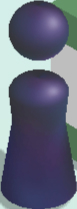
#> input picture chess.jpg, 77 x 209 px
$ python play.py
#> lines starting #> are read from the running program, lines starting #| are printed output that depends on the picture
import os
import cv2
import numpy as np
import time
import random

#利用adb达成按键功能
def get_screenshot(id):
    os.system('adb shell screencap -p /sdcard/%s.png' % str(id))
    os.system('adb pull /sdcard/%s.png .' % str(id))

#条约功能，flag指示是按照distance跳跃还是原地跳跃
def jump(distance,flag):

    press_time = int(distance * 1.35)

    # 生成随机触摸点
    rand = random.randint(0, 9) * 10

    #distance跳跃
    if flag==0:
        cmd = ('adb shell input swipe %i %i %i %i ' + str(press_time)) \
          % (320 + rand, 410 + rand, 320 + rand, 410 + rand)
        os.system(cmd)
    #原地跳跃，目的是避开检测使得成绩有效
    else:
        cmd = ('adb shell input swipe %i %i %i %i 1'  )  % (320 + rand, 410 + rand, 320 + rand, 410 + rand)
        os.system(cmd)

   # print(cmd)


def get_center(img_canny, ):

    # 边缘检测寻找正方体的上沿和下沿

    y_top = np.nonzero([max(row) for row in img_canny[400:]])[0][0] + 400
    x_top = int(np.mean(np.nonzero(canny_img[y_top])))

    y_bottom = y_top + 50
    for row in range(y_bottom, H):
        if canny_img[row, x_top] != 0:
            y_bottom = row
            break

    x_center, y_center = x_top, (y_top + y_bottom) // 2

    # [15 lines of commented-out code are left out]
    return img_canny, x_center, y_center


jump(530,0)
time.sleep(1)
# 匹配棋子模板
chess = cv2.imread('chess.jpg', 0)
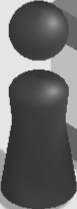
#> chess: shape (209, 77); min 45, max 231, mean 103.7
# 匹配“再来一局”模板
lose = cv2.imread('lose.jpg', 0)
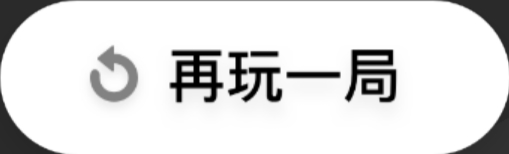
#> input picture lose.jpg, 509 x 154 px
#> lose is the input picture: shape (154, 509); min 0, max 255, mean 224.3
# 匹配中心圆点模板
center = cv2.imread('center.jpg', 0)

w1, h1 = chess.shape[::-1]
#> w1 = 77; h1 = 209
#> (the run stopped early here; a loop or call above may not have finished)
